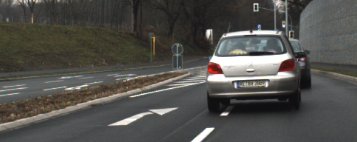
#> input picture helpers/grad_example.png, 357 x 142 px
$ python gradients.py
#> lines starting #> are read from the running program, lines starting #| are printed output that depends on the picture
import numpy as np
import cv2
import matplotlib.pyplot as plt
from scipy import ndimage

im = cv2.imread('./grad_example.png', cv2.IMREAD_COLOR)
#> im is the input picture: shape (142, 357, 3); mean B, G, R 76, 80, 81.2
gr = cv2.cvtColor(im, cv2.COLOR_BGR2GRAY)
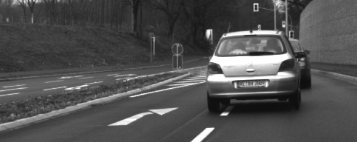
#> gr: shape (142, 357); min 14, max 255, mean 79.9

kernel_ox = np.array([-1, 0, 1])
kernel_oy = np.vstack(kernel_ox)

grad_x = cv2.filter2D(gr, -1, kernel_ox)
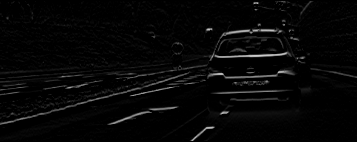
#> grad_x: shape (142, 357); min 0, max 206, mean 6.7
print(gr)
#> (printed output is left out)
grad_y = cv2.filter2D(gr, -1, kernel_oy)
print(grad_x)
#> (printed output is left out)
print(grad_y)
#> (printed output is left out)
if np.array_equal(grad_x, grad_y):
    print("asdasd")
plt.figure()
plt.imshow(grad_x, cmap='gray')
plt.figure()
plt.imshow(grad_y, cmap='gray')
plt.show()
